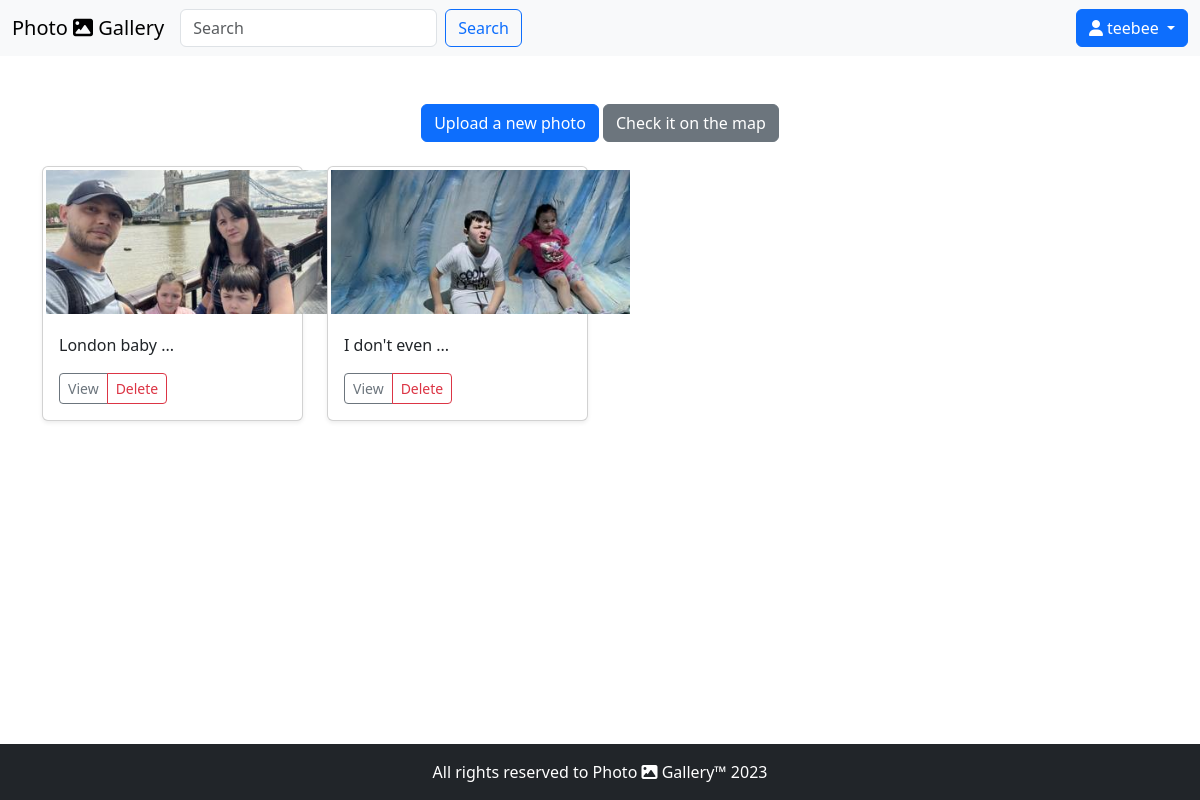
The page /album/2/ (signed in) on the database its author committed.
### base/models.py (models this page shows, shortened)
class Photo(models.Model):
    title = models.CharField(max_length=70)
    image = models.ImageField()
    date = models.DateField(auto_now_add=True)
    latitude = models.FloatField(blank=True, null=True)
    longitude = models.FloatField(blank=True, null=True)
    thumbnail = models.ImageField(blank=True, null=True)
    album = models.ForeignKey(Album, on_delete=models.CASCADE)

### base/views.py (the view)
# urls.py: path("album/<pk>/", views.album, name="album"),
@login_required(login_url="login")
def album(request, pk):
    album = Album.objects.get(id=pk)
    photos = album.photo_set.all()
    context = {"photos": photos, "album": album}
    return render(request, "album.html", context)

### templates/album.html (shortened to what this page needs)
{% extends "base.html" %}
{% load static %}
{% block content %}
    <div class="row text-center">
        <div class="col-lg-12">
            <a href="{% url 'upload' %}" class="btn btn-primary float-right mt-4">Upload a new photo</a>
            <a href="/map/{{ album.id }}/"
               class="btn btn-secondary float-right mt-4">Check it on the map</a>
        </div>
    </div>
    <div class="row">
        {% for photo in photos %}
            <div class="col-lg-3 col-md-6 col-sm-12 mt-4">
                <div class="card shadow-sm">
                    <a data-fancybox="gallery" href="{{ photo.image.url }}">
                        <img src="{{ photo.thumbnail.url }}"
                             width="305px"
                             height="150px"
                             alt="{{ photo.title }}"
                             style="object-fit:cover;
                                    padding:3px">
                    </a>
                    <div class="card-body">
                        <p class="card-text">{{ photo.title }}</p>
                        <div class="d-flex justify-content-between align-items-center">
                            <div class="btn-group">
                                <button type="button" class="btn btn-sm btn-outline-secondary">View</button>
                                <a href="/{{ photo.id }}/delete/" class="btn btn-sm btn-outline-danger">Delete</a>
                            </div>
                        </div>
                    </div>
                </div>
            </div>
        {% endfor %}
    </div>
{% endblock %}

### templates/base.html (shortened to what this page needs)
{% load static %}
<!DOCTYPE html>
<html lang="en">
    <head>
        <link rel="stylesheet"
              href="https://cdn.jsdelivr.net/npm/bootstrap@5.3.1/dist/css/bootstrap.min.css">
        <link rel="stylesheet"
              href="https://cdn.jsdelivr.net/npm/@fancyapps/ui@5.0/dist/fancybox/fancybox.css" />
        <link rel="stylesheet"
              href="https://unpkg.com/leaflet@1.9.4/dist/leaflet.css"
 />
        <link rel="stylesheet"
              href="https://cdnjs.cloudflare.com/ajax/libs/font-awesome/6.4.2/css/all.min.css"
 />
    </head>
    <body class="d-flex flex-column h-100">
        <nav class="navbar navbar-expand-lg bg-light">
            <div class="container-fluid">
                <div class="collapse navbar-collapse" id="navbarTogglerDemo01">
                    <a class="navbar-brand" href="{% url 'index' %}">Photo <i class="fa-solid fa-image"></i> Gallery</a>
                    {% if user.is_authenticated %}
                        <ul class="navbar-nav me-auto mb-2 mb-lg-0">
                            <form class="d-flex d-inline">
                                <input class="form-control me-2 w-100" type="search" placeholder="Search" aria-label="Search">
                                <button class="btn btn-outline-primary" type="submit">Search</button>
                            </form>
                        </ul>
                        <div class="btn-group">
                            <button type="button" class="btn btn-primary dropdown-toggle" data-bs-toggle="dropdown" aria-expanded="false">
                                <i class="fa-solid fa-user"> </i>  {{ user.username }}
                            </button>
                        </div>
                    {% endif %}
                </div>
            </div>
        </nav>
        <main class="flex-shrink-0">
            <br>
            <div class="container">
                {% block content %}{% endblock %}
            </div>
        </main>
        <br>
        <footer class="footer fixed-bottom mb-auto py-3 bg-dark text-white">
            <div class="container text-center">
                <span class="text-white ">All rights reserved to Photo <i class="fa-solid fa-image"></i>
                {% if year == "2023" %}
                Gallery&trade; 2023-{{ year }}</span>
                {% else %}
                Gallery&trade; 2023</span>
                {% endif %}
            </div>
        </footer>
    </body>
</html>

### rows shown on the page
Photo: thumbnail (picture), title "London baby ..."
Photo: thumbnail (picture), title "I don't even ..."

### other values the page prints
{{ user.username }} "teebee"
